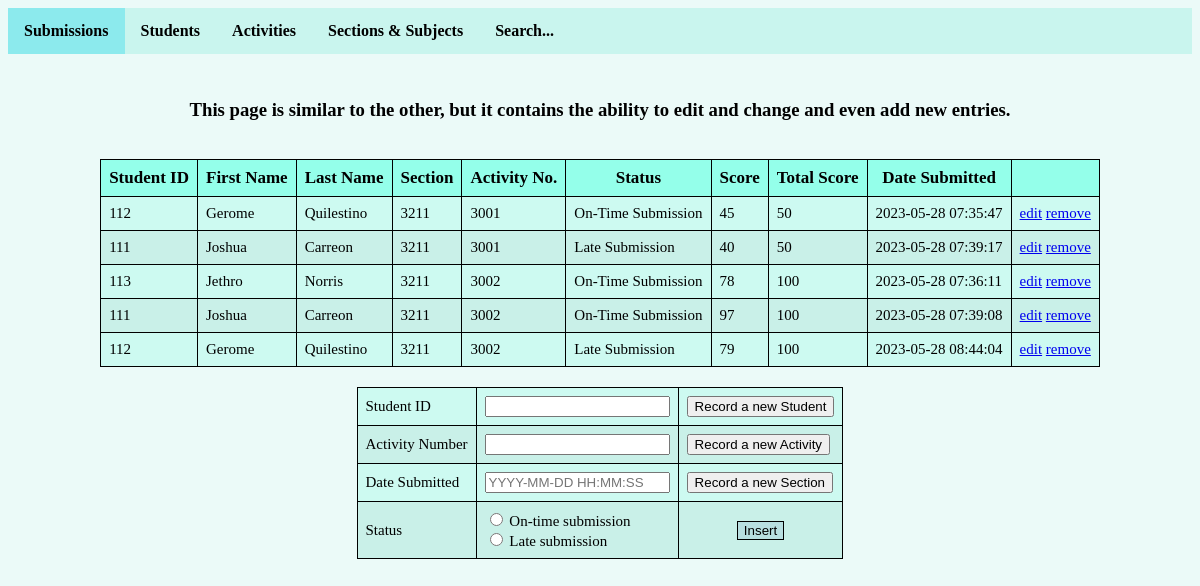
Screenshot of /index-change.php with the database file from the repository.
### tables this page shows
CREATE TABLE `submission` (
  `submitID` int(10) NOT NULL,
  `studentID` int(10) DEFAULT NULL,
  `activityNum` int(10) DEFAULT NULL,
  `dateSubmitted` timestamp NOT NULL DEFAULT current_timestamp() ON UPDATE current_timestamp(),
  `status` tinyint(1) DEFAULT NULL,
  `score` int(3) DEFAULT NULL
);

CREATE TABLE `students` (
  `studID` int(10) NOT NULL,
  `firstName` varchar(25) DEFAULT NULL,
  `lastName` varchar(25) DEFAULT NULL,
  `section` int(10) DEFAULT NULL,
  `gender` varchar(6) DEFAULT NULL
);

CREATE TABLE `activity` (
  `activityNum` int(10) NOT NULL,
  `subjectCode` int(5) DEFAULT NULL,
  `name` varchar(20) DEFAULT NULL,
  `instruction` text DEFAULT NULL,
  `totalscore` int(3) DEFAULT NULL,
  `date_given` timestamp NOT NULL DEFAULT current_timestamp() ON UPDATE current_timestamp()
);

CREATE TABLE `status` (
  `statusID` tinyint(1) NOT NULL,
  `label` text DEFAULT NULL
);

### index-change.php (the view, shortened to what this page needs)
<!DOCTYPE html>
<html>
<head>
	<link rel="stylesheet" href="style/style.css">
</head>
<body>
	<ul>
		<center>
  		<li><a class="active" href="index-change.php">Submissions</a></li>
  		<li><a href="addnew-student.php">Students</a></li>
  		<li><a href="addnew-activity.php">Activities</a></li>
  		<li><a href="addnew-section.php">Sections & Subjects</a></li>
  		<li><a href="searchbar.php">Search...</a></li>
  		</center>
	</ul>
	<div class="flex-container">
		<div class="flexbox">
			<h3>This page is similar to the other, but it contains the ability to edit and change and even add new entries.</h3>
		</div>
		<div class="flexbox">
		<table>
		  <thead>
		    <tr>
		    	<th>Student ID</th>
		      	<th>First Name</th>
		      	<th>Last Name</th>
		      	<th>Section</th>
		      	<th>Activity No.</th>
		      	<th>Status</th>
		      	<th>Score</th>
		      	<th>Total Score</th>
		      	<th>Date Submitted</th>
		      	<th></th>
		    </tr>
		  </thead>
		  <tbody>
		  		<?php
		  		include "connection.php";
		  		$sql = "SELECT submitID, students.studID, students.firstName, students.lastName, students.section, activity.activityNum, status, label, score, totalscore, dateSubmitted FROM `submission` LEFT JOIN `students` ON submission.studentID = students.studID LEFT JOIN `activity` ON activity.activityNum = submission.activityNum LEFT JOIN status ON status.statusID = submission.status;";
		  		$result = mysqli_query($conn, $sql);
		  		while ($row = mysqli_fetch_assoc($result)) {
		  			?>
		  			<tr>
				      <td><?php echo $row['studID'] ?></td>
				      <td><?php echo $row['firstName'] ?></td>
				      <td><?php echo $row['lastName'] ?></td>
				      <td><?php echo $row['section'] ?></td>
				      <td><?php echo $row['activityNum'] ?></td>
				      <td><?php echo $row['label'] ?></td>
				      <td><?php echo $row['score'] ?></td>
				      <td><?php echo $row['totalscore'] ?></td>
				      <td><?php echo $row['dateSubmitted'] ?></td>
				      <td>
				      	<a href="update-submissions.php?id=<?php echo $row['submitID'] ?>">edit</a>
				      	<a href="delete-submissions.php?id=<?php echo $row['submitID'] ?>">remove</a>
				    </tr>
		  		<?php
		  		}
		  	?>
		  			</tbody>
				</table>
		  	</div>
		  	<div class="flexbox">
		  		<form action="" method="post">
				<div>
					<table style="border:0">
						<tr>
							<td>
								<label class="label">Student ID</label>
							</td>
							<td>
								<input type="text" class="form-control" name="studID">
							</td>
							<td>
								<input type="button" value="Record a new Student" onclick="recStud()" name="return"/>
							</td>
						</tr>
						<tr>
							<td>
								<label class="form-label text-light-emphasis">Activity Number</label>
							</td>
							<td>
								<input type="text" class="form-control" name="activityNum">
							</td>
							<td>
								<input type="button" value="Record a new Activity" onclick="recAct()" name="return"/>
							</td>
						</tr>
						<tr>
							<td>
								<label class="label">Date Submitted</label>
							</td>
							<td>
								<input type="text" class="form-control" name="dateSubmitted" placeholder="YYYY-MM-DD HH:MM:SS">
							</td>
							<td>
								<input type="button" value="Record a new Section" onclick="recSec()" name="return"/>
							</td>
						</tr>
						<tr>
							<td>
								<label>Status</label>
							</td>
							<td>
								<form>
									<input type="radio" id="status" name="status" value=0>
									<label for="0">On-time submission</label> <br>
									<input type="radio" id="status" name="status" value=1>
									<label for="1">Late submission</label> <br>
								</form>
							</td>
							<td>
								<center>
								<button type="submit" class="button" name="submit">Insert</button>
								</center>
							</td>
						</tr>
						</table>
		  			</div>
		  		</form>
		 	</div>
	</div>
</body>
</html>

### style/style.css (style rules this page uses)
ul { list-style-type: none; margin: 0; padding: 0; overflow: hidden; background-color: #c9f5ee; }
li { float: left; }
li a { display: block; color: black; text-align: center; padding: 14px 16px; font-weight:bold; text-decoration:unset; }
.active { background-color: #8ceaed; }
table { border-collapse: collapse; border-spacing: 0; width: 100%; border: 1px solid #ddd; }
th { background-color: #94ffea; border:1px solid; padding:8px; font-size:17px; }
td { border:1px solid; padding:8px; font-size:15px; }
.button { background-color:#b8dfe0; color:black; border:1px solid; }
.flex-container { display:flex; justify-content:center; align-items:center; flex-direction:column; }
.flexbox { display:flex; justify-content:center; align-items:center; margin:10px; }
body { background-color:#ebfaf8 }
tr:nth-child(even) { background-color: #c9f0e8 }
tr:nth-child(odd) { background-color: #cdfaf1 }

### rows the page displays
submission: studentID.studID "112", studentID.firstName "Gerome", studentID.lastName "Quilestino", studentID.section "3211", activityNum.activityNum "3001", status.label "On-Time Submission", score "45", activityNum.totalscore "50", dateSubmitted "2023-05-28 07:35:47"
submission: studentID.studID "111", studentID.firstName "Joshua", studentID.lastName "Carreon", studentID.section "3211", activityNum.activityNum "3001", status.label "Late Submission", score "40", activityNum.totalscore "50", dateSubmitted "2023-05-28 07:39:17"
submission: studentID.studID "113", studentID.firstName "Jethro", studentID.lastName "Norris", studentID.section "3211", activityNum.activityNum "3002", status.label "On-Time Submission", score "78", activityNum.totalscore "100", dateSubmitted "2023-05-28 07:36:11"
submission: studentID.studID "111", studentID.firstName "Joshua", studentID.lastName "Carreon", studentID.section "3211", activityNum.activityNum "3002", status.label "On-Time Submission", score "97", activityNum.totalscore "100", dateSubmitted "2023-05-28 07:39:08"
submission: studentID.studID "112", studentID.firstName "Gerome", studentID.lastName "Quilestino", studentID.section "3211", activityNum.activityNum "3002", status.label "Late Submission", score "79", activityNum.totalscore "100", dateSubmitted "2023-05-28 08:44:04"
